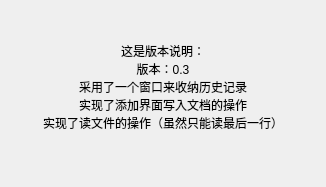
<?xml version="1.0" encoding="UTF-8"?>
<ui version="4.0">
 <class>About</class>
 <widget class="QDialog" name="About">
  <property name="geometry">
   <rect>
    <x>0</x>
    <y>0</y>
    <width>326</width>
    <height>187</height>
   </rect>
  </property>
  <property name="windowTitle">
   <string>关于</string>
  </property>
  <layout class="QGridLayout" name="gridLayout">
   <item row="0" column="0">
    <widget class="QLabel" name="label">
     <property name="text">
      <string>这是版本说明：
版本：0.3 
采用了一个窗口来收纳历史记录
实现了添加界面写入文档的操作
实现了读文件的操作（虽然只能读最后一行）
</string>
     </property>
     <property name="alignment">
      <set>Qt::AlignCenter</set>
     </property>
    </widget>
   </item>
  </layout>
 </widget>
 <resources/>
 <connections/>
</ui>
